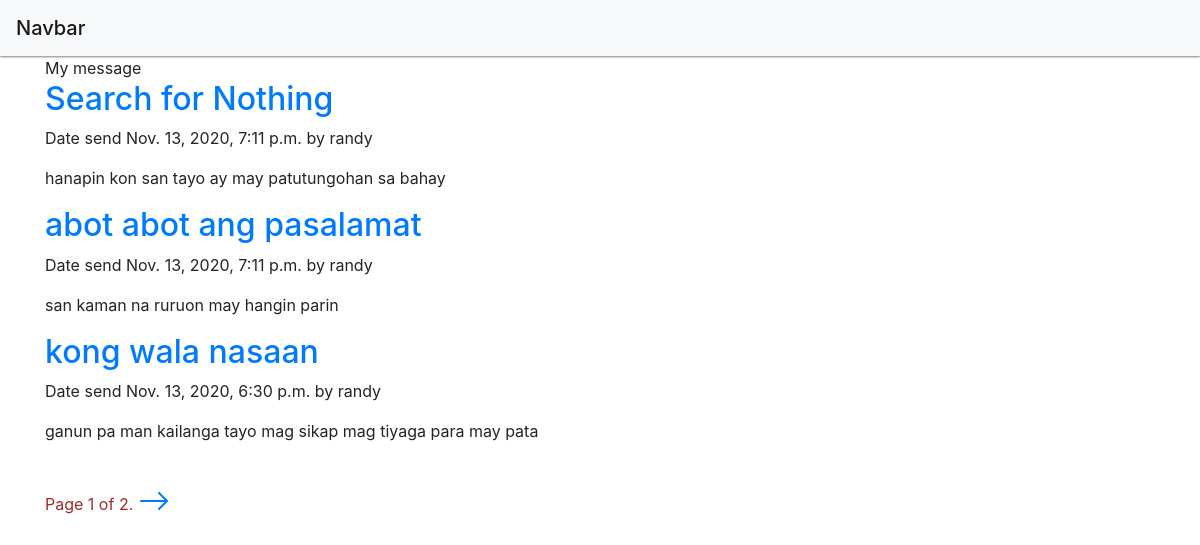
Screenshot of /message/ with the database file from the repository.
### messageapp/models.py (models this page shows, shortened)
class MessagePost(models.Model):
    STATUS_CHOICES = (
        ('draft', 'Draft'),
        ('sent', 'Sent')
    )
    title = models.CharField(max_length=255)
    slug = models.SlugField(max_length=255, unique_for_date='date_send')
    author = models.ForeignKey(
        User, on_delete=models.CASCADE, related_name='message_post')
    body = models.TextField()
    date_send = models.DateTimeField(default=timezone.now)
    created = models.DateTimeField(auto_now_add=True)
    updated = models.DateTimeField(auto_now=True)
    status = models.CharField(
        max_length=20, choices=STATUS_CHOICES, default='draft')
    class Meta:
        ordering = ('-date_send',)
    objects = models.Manager()
    datesent = MessagePostManager()
    def get_absolute_url(self):
        return reverse('messageapp:detail_post', args=[self.date_send.year,
                                                       self.date_send.month,
                                                       self.date_send.day,
                                                       self.slug])

### messageapp/views.py (the view)
# urls.py: path('', views.MessageListView.as_view(), name='message_post'),
class MessageListView(ListView):
    queryset = MessagePost.datesent.all()
    context_object_name = 'posts'
    paginate_by = 3
    template_name = 'messageapp/post/index.html'

### messageapp/templates/messageapp/post/index.html
{% extends 'messageapp/base.html' %}
{% block content %}
{% block title %} My message {% endblock %}
{% for post in posts %}
<h2>
  <a href="{{ post.get_absolute_url }}">{{post.title}}</a>
</h2>
<p>
  Date send {{post.date_send}} by {{post.author}}
</p>
{{post.body|truncatewords:30|linebreaks}}
{% endfor %}
{% include 'pagination.html' with page=page_obj %}
{% endblock %}

### messageapp/templates/messageapp/base.html (shortened to what this page needs)
{% load static %}
<!doctype html>
<html lang="en">
<head>
  <link rel="stylesheet" href="{% static 'css/messageapp.css' %}">
  <link rel="stylesheet" href="https://cdn.jsdelivr.net/npm/bootstrap@4.5.3/dist/css/bootstrap.min.css"
>
</head>
<body>
  <nav class="navbar navbar-light bg-light message-bar">
    <span class="navbar-brand mb-0 h1">Navbar</span>
  </nav>
  <div class="container">{% block content %}
    {% endblock %}</div>
</body>
</html>

### messageapp/templates/pagination.html (shortened to what this page needs)
<div class="pagination">
  <span class="step-links">
    <span class="content">
      Page {{ page.number }} of {{ page.paginator.num_pages }}.
    </span>
    {% if page.has_next %}
    <a href="?page={{ page.next_page_number }}"><svg width="1em" height="1em" viewBox="0 0 16 16"
        class="bi bi-arrow-right" fill="currentColor" xmlns="http://www.w3.org/2000/svg">
        <path fill-rule="evenodd"
          d="M1 8a.5.5 0 0 1 .5-.5h11.793l-3.147-3.146a.5.5 0 0 1 .708-.708l4 4a.5.5 0 0 1 0 .708l-4 4a.5.5 0 0 1-.708-.708L13.293 8.5H1.5A.5.5 0 0 1 1 8z" />
      </svg></a>
    {% endif %}
  </span>
</div>

### messageapp/static/css/messageapp.css (style rules this page uses)
body { background-color: #eee; }
.message-bar { box-shadow: 0px 1px 2px 0px rgba(0, 0, 0, 0.5); }
.pagination { padding: 1rem 1rem; }
.step-links { font-size: 1rem; }
.content { color: brown; }
.pagination a { font-size: 2rem; }

### rows the page displays
MessagePost: title "Search for Nothing", date_send "Nov. 13, 2020, 7:11 p.m.", author "randy", body "hanapin kon san tayo ay may patutungohan sa bahay"
MessagePost: title "abot abot ang pasalamat", date_send "Nov. 13, 2020, 7:11 p.m.", author "randy", body "san kaman na ruruon may hangin parin"
MessagePost: title "kong wala nasaan", date_send "Nov. 13, 2020, 6:30 p.m.", author "randy", body "ganun pa man kailanga tayo mag sikap mag tiyaga para may pata"

### other values shown
{{ page.number }} "1"
{{ page.paginator.num_pages }} "2"
